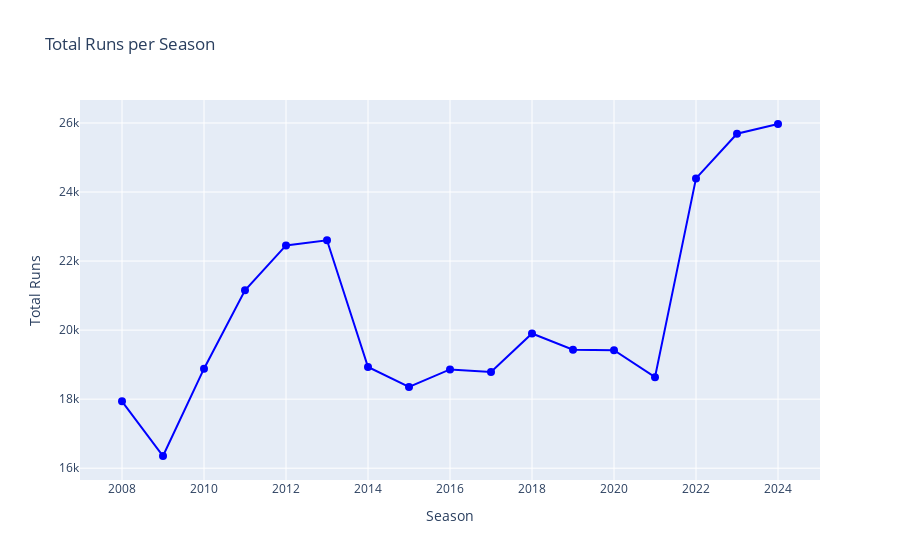

The notebook cell saved with this chart:
### Code cell
# Calculate total runs per season
total_runs_per_season = delivery_data.groupby('season')['total_runs'].sum().reset_index()

# Create a line plot using Plotly
fig = go.Figure()

# Add a trace for the total runs per season
fig.add_trace(go.Scatter(
    x=total_runs_per_season['season'],
    y=total_runs_per_season['total_runs'],
    mode='lines+markers',
    name='Total Runs',
    line=dict(color='blue'),
    marker=dict(size=8)
))

# Update layout
fig.update_layout(
    title='Total Runs per Season',
    xaxis_title='Season',
    yaxis_title='Total Runs',
    hovermode='x unified'
)

# Show the plot
fig.show()

### Figure 1 — Plotly figure (JSON) as saved in the notebook; plotly's stock layout.template omitted (floating-point values rounded to 4 significant figures)
{"data": [{"line": {"color": "blue"}, "marker": {"size": 8}, "mode": "lines+markers", "name": "Total Runs", "type": "scatter", "x": [2008, 2009, 2010, 2011, 2012, 2013, 2014, 2015, 2016, 2017, 2018, 2019, 2020, 2021, 2022, 2023, 2024], "y": [17937, 16353, 18883, 21154, 22453, 22602, 18931, 18353, 18862, 18786, 19901, 19434, 19416, 18637, 24395, 25688, 25971]}], "layout": {"hovermode": "x unified", "title": {"text": "Total Runs per Season"}, "xaxis": {"title": {"text": "Season"}}, "yaxis": {"title": {"text": "Total Runs"}}}}
